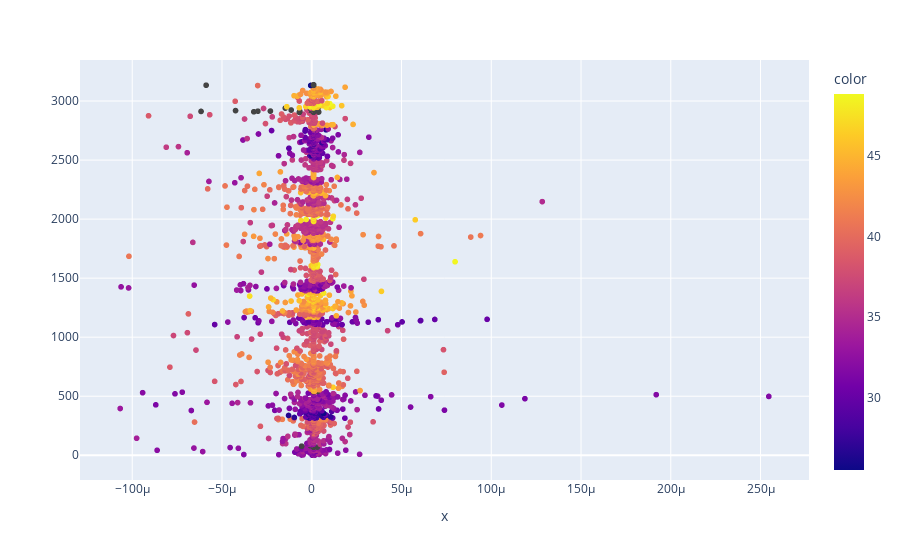

The cell this chart's notebook holds for it:
### Code cell
p = pca.fit_transform(county_deaths_centered)
px.scatter(p[:, 0], p[:, 1], hover_name=list(names_nony), color=county_all_nony['lat'])

### Figure 1 — Plotly figure (JSON) as saved in the notebook; plotly's stock layout.template omitted (floating-point values rounded to 4 significant figures; data arrays with more than 128 entries replaced by an {"elided": "..."} marker saying what was removed)
{"data": [{"hovertemplate": "<b>%{hovertext}</b><br><br>x=%{x}<br>color=%{marker.color}<extra></extra>", "hovertext": {"elided": "3139 str values"}, "legendgroup": "", "marker": {"color": {"elided": "3139 float values"}, "coloraxis": "coloraxis", "symbol": "circle"}, "mode": "markers", "name": "", "showlegend": false, "type": "scattergl", "x": {"elided": "3139 float values"}, "xaxis": "x", "yaxis": "y"}], "layout": {"coloraxis": {"colorbar": {"title": {"text": "color"}}, "colorscale": [[0, "#0d0887"], [0.1111, "#46039f"], [0.2222, "#7201a8"], [0.3333, "#9c179e"], [0.4444, "#bd3786"], [0.5556, "#d8576b"], [0.6667, "#ed7953"], [0.7778, "#fb9f3a"], [0.8889, "#fdca26"], [1, "#f0f921"]]}, "legend": {"tracegroupgap": 0}, "margin": {"t": 60}, "xaxis": {"anchor": "y", "domain": [0, 1], "title": {"text": "x"}}, "yaxis": {"anchor": "x", "domain": [0, 1]}}}
